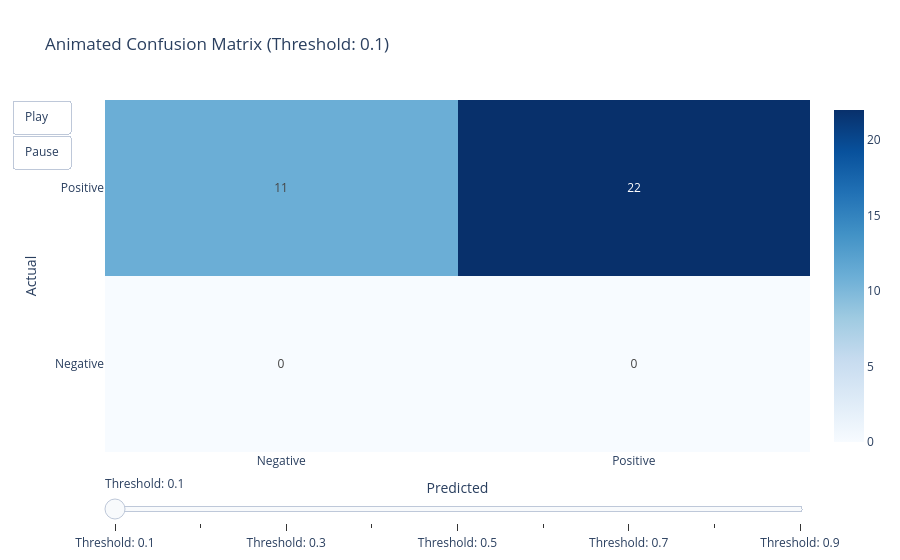

Notebook code cell kept with this figure:
### Code cell
import plotly.graph_objects as go
import numpy as np
from sklearn.metrics import confusion_matrix

# Get probability predictions
y_probs = model.predict_proba(X_test)[:, 1]

# Create list of thresholds
thresholds = np.arange(0.1, 1.0, 0.1)

# Create frames for animation
frames = []
for threshold in thresholds:
    y_pred = (y_probs >= threshold).astype(int)
    cm = confusion_matrix(y_test, y_pred)
    
    # Normalize confusion matrix for better visualization
    cm_normalized = cm.astype('float') / cm.sum(axis=1)[:, np.newaxis]
    
    frames.append(go.Frame(
        data=[go.Heatmap(
            z=cm,
            x=['Negative', 'Positive'],
            y=['Negative', 'Positive'],
            text=cm,
            texttemplate='%{text}',
            colorscale='Blues'
        )],
        name=str(round(threshold, 1))
    ))

# Create initial heatmap
y_pred_init = (y_probs >= thresholds[0]).astype(int)
cm_init = confusion_matrix(y_test, y_pred_init)

fig = go.Figure(
    data=[go.Heatmap(
        z=cm_init,
        x=['Negative', 'Positive'],
        y=['Negative', 'Positive'],
        text=cm_init,
        texttemplate='%{text}',
        colorscale='Blues'
    )],
    frames=frames
)

fig.update_layout(
    title=f"Animated Confusion Matrix (Threshold: {thresholds[0]:.1f})",
    xaxis_title="Predicted",
    yaxis_title="Actual",
    updatemenus=[{
        'type': 'buttons',
        'showactive': False,
        'buttons': [
            {'label': 'Play', 'method': 'animate', 'args': [None, {'frame': {'duration': 500}, 'fromcurrent': True}]},
            {'label': 'Pause', 'method': 'animate', 'args': [[None], {'frame': {'duration': 0}, 'mode': 'immediate'}]}
        ]
    }],
    sliders=[{
        'active': 0,
        'steps': [{'args': [[f.name], {'frame': {'duration': 300}, 'mode': 'immediate'}],
                  'label': f'Threshold: {f.name}', 'method': 'animate'} for f in frames],
        'transition': {'duration': 300}
    }]
)

fig.show()

### Figure 1 — Plotly figure (JSON) as saved in the notebook; plotly's stock layout.template omitted (floating-point values rounded to 4 significant figures)
{"data": [{"colorscale": [[0, "rgb(247,251,255)"], [0.125, "rgb(222,235,247)"], [0.25, "rgb(198,219,239)"], [0.375, "rgb(158,202,225)"], [0.5, "rgb(107,174,214)"], [0.625, "rgb(66,146,198)"], [0.75, "rgb(33,113,181)"], [0.875, "rgb(8,81,156)"], [1, "rgb(8,48,107)"]], "text": [[0, 0, 0], [11, 22, 0], [0, 21, 0]], "texttemplate": "%{text}", "type": "heatmap", "x": ["Negative", "Positive"], "y": ["Negative", "Positive"], "z": [[0, 0, 0], [11, 22, 0], [0, 21, 0]]}], "layout": {"sliders": [{"active": 0, "steps": [{"args": [["0.1"], {"frame": {"duration": 300}, "mode": "immediate"}], "label": "Threshold: 0.1", "method": "animate"}, {"args": [["0.2"], {"frame": {"duration": 300}, "mode": "immediate"}], "label": "Threshold: 0.2", "method": "animate"}, {"args": [["0.3"], {"frame": {"duration": 300}, "mode": "immediate"}], "label": "Threshold: 0.3", "method": "animate"}, {"args": [["0.4"], {"frame": {"duration": 300}, "mode": "immediate"}], "label": "Threshold: 0.4", "method": "animate"}, {"args": [["0.5"], {"frame": {"duration": 300}, "mode": "immediate"}], "label": "Threshold: 0.5", "method": "animate"}, {"args": [["0.6"], {"frame": {"duration": 300}, "mode": "immediate"}], "label": "Threshold: 0.6", "method": "animate"}, {"args": [["0.7"], {"frame": {"duration": 300}, "mode": "immediate"}], "label": "Threshold: 0.7", "method": "animate"}, {"args": [["0.8"], {"frame": {"duration": 300}, "mode": "immediate"}], "label": "Threshold: 0.8", "method": "animate"}, {"args": [["0.9"], {"frame": {"duration": 300}, "mode": "immediate"}], "label": "Threshold: 0.9", "method": "animate"}], "transition": {"duration": 300}}], "title": {"text": "Animated Confusion Matrix (Threshold: 0.1)"}, "updatemenus": [{"buttons": [{"args": [null, {"frame": {"duration": 500}, "fromcurrent": true}], "label": "Play", "method": "animate"}, {"args": [[null], {"frame": {"duration": 0}, "mode": "immediate"}], "label": "Pause", "method": "animate"}], "showactive": false, "type": "buttons"}], "xaxis": {"title": {"text": "Predicted"}}, "yaxis": {"title": {"text": "Actual"}}}}
